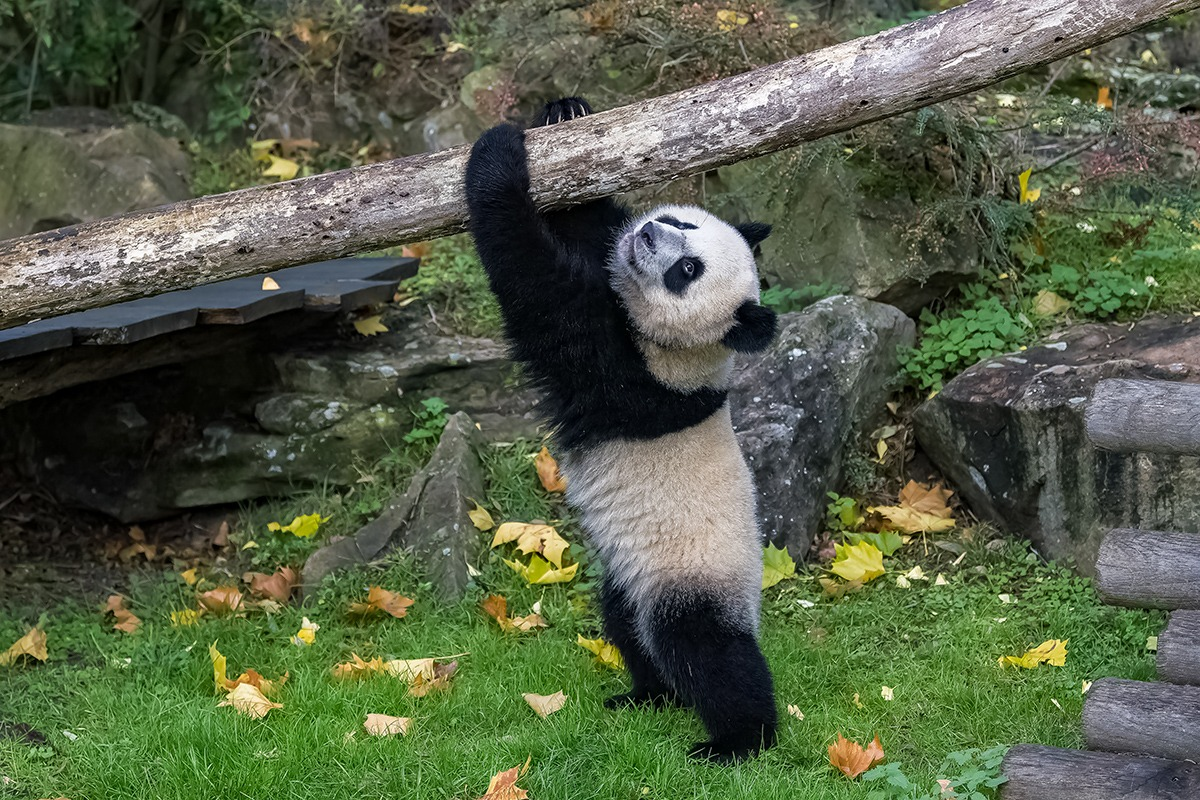
#> input picture Assignment 2/input_image.jpeg, 1200 x 800 px
$ python dct.py
#> lines starting #> are read from the running program, lines starting #| are printed output that depends on the picture
import numpy as np
from scipy.fftpack import dct, idct
from PIL import Image


def discrete_cosine_transform(a):
    return dct(dct(a, axis=0, norm='ortho'), axis=1, norm='ortho')


def inverse_discrete_cosine_transform(a):
    return idct(idct(a, axis=0, norm='ortho'), axis=1, norm='ortho')


def dct_image(input_image):
#> called with input_image = 'input_image.jpeg'
    img = Image.open(input_image)
#> img is the input picture: PIL image 1200x800 RGB; mean R, G, B 84.9, 95.1, 71
    img_array = np.array(img, dtype=float)

    if len(img_array.shape) == 3:
        img_array = img_array.mean(axis=2)
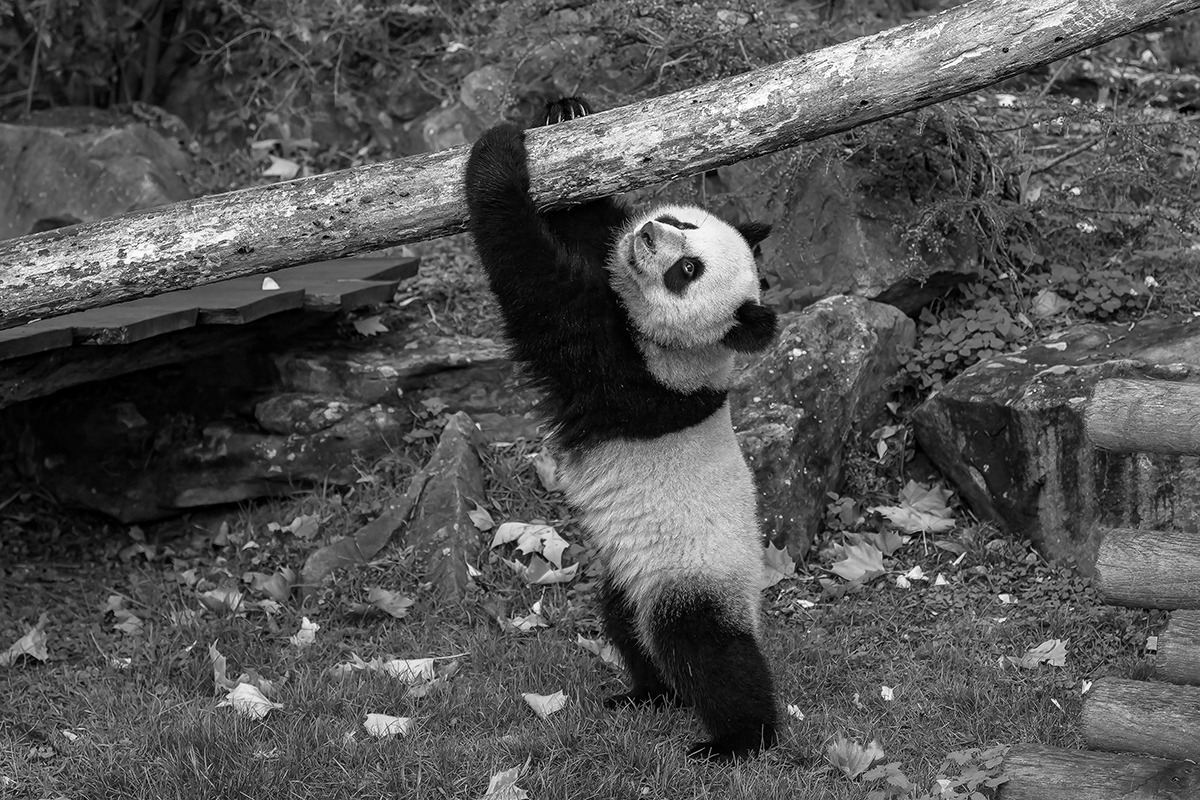
#> img_array: shape (800, 1200) float64; min 0, max 255, mean 83.7

    dct_coefficients = discrete_cosine_transform(img_array)
    return dct_coefficients


def save_dct_image(dct_image, output_path):
    normalized_dct = normalize_dct(dct_image)
    dct_img = Image.fromarray(normalized_dct.astype(np.uint8))
    dct_img.save(output_path)


def normalize_dct(dct_image):
    min_val = np.min(dct_image)
#> min_val = -9657.9
    max_val = np.max(dct_image)
#> max_val = 81971.1
    normalized_dct = 255 * (dct_image - min_val) / (max_val - min_val)
    normalized_dct = np.clip(normalized_dct, 0, 255)
    return normalized_dct.astype(np.uint8)


if __name__ == "__main__":
    input_image_path = "input_image.jpeg"
    output_image_path = "dct_image.jpeg"

    try:
        dct_image = dct_image(input_image_path)
        save_dct_image(dct_image, output_image_path)
        print("DCT operation completed and saved to", output_image_path)
    except Exception as e:
        print("An error occurred:", str(e))
